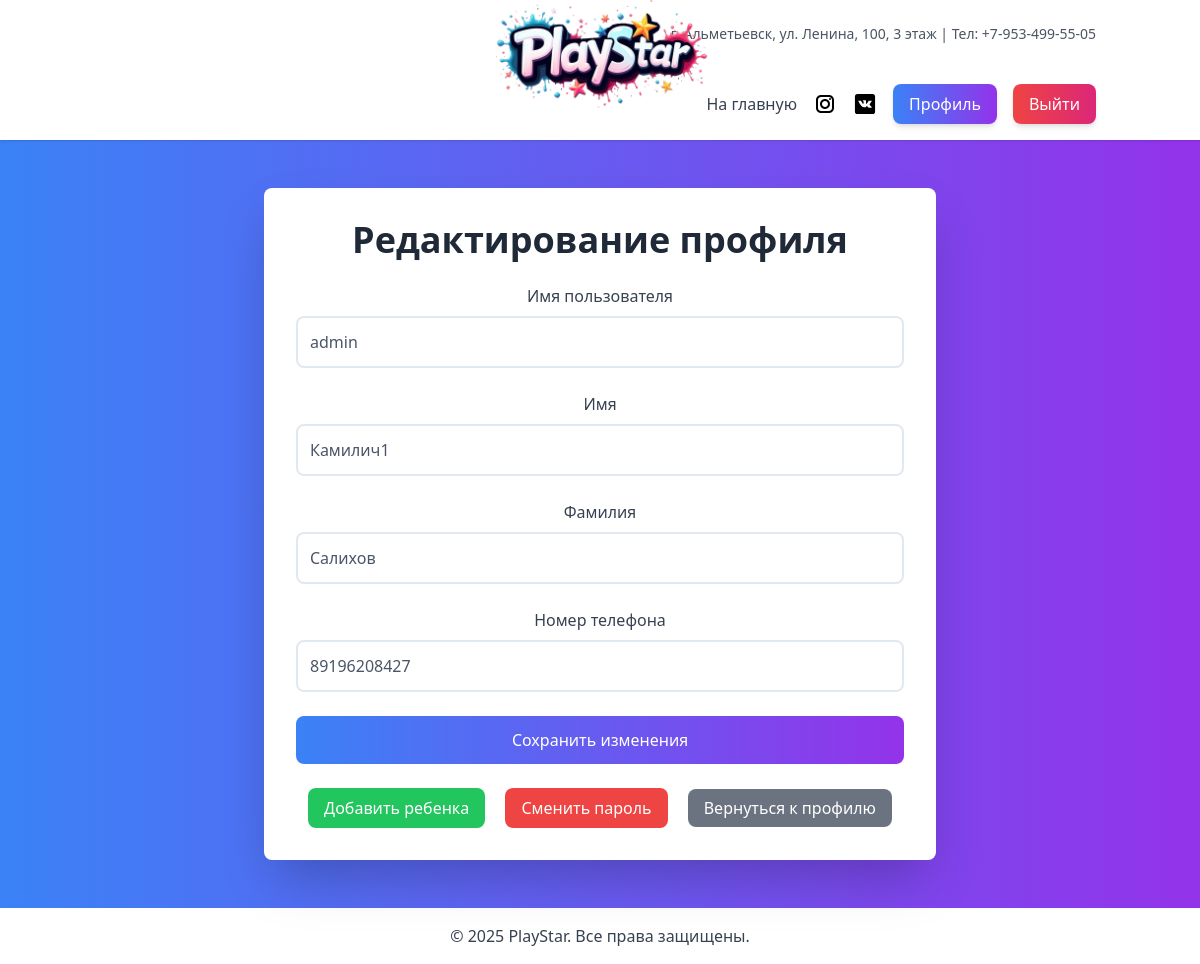
The page /accounts/profile/edit/ (signed in) on the database as committed earlier.
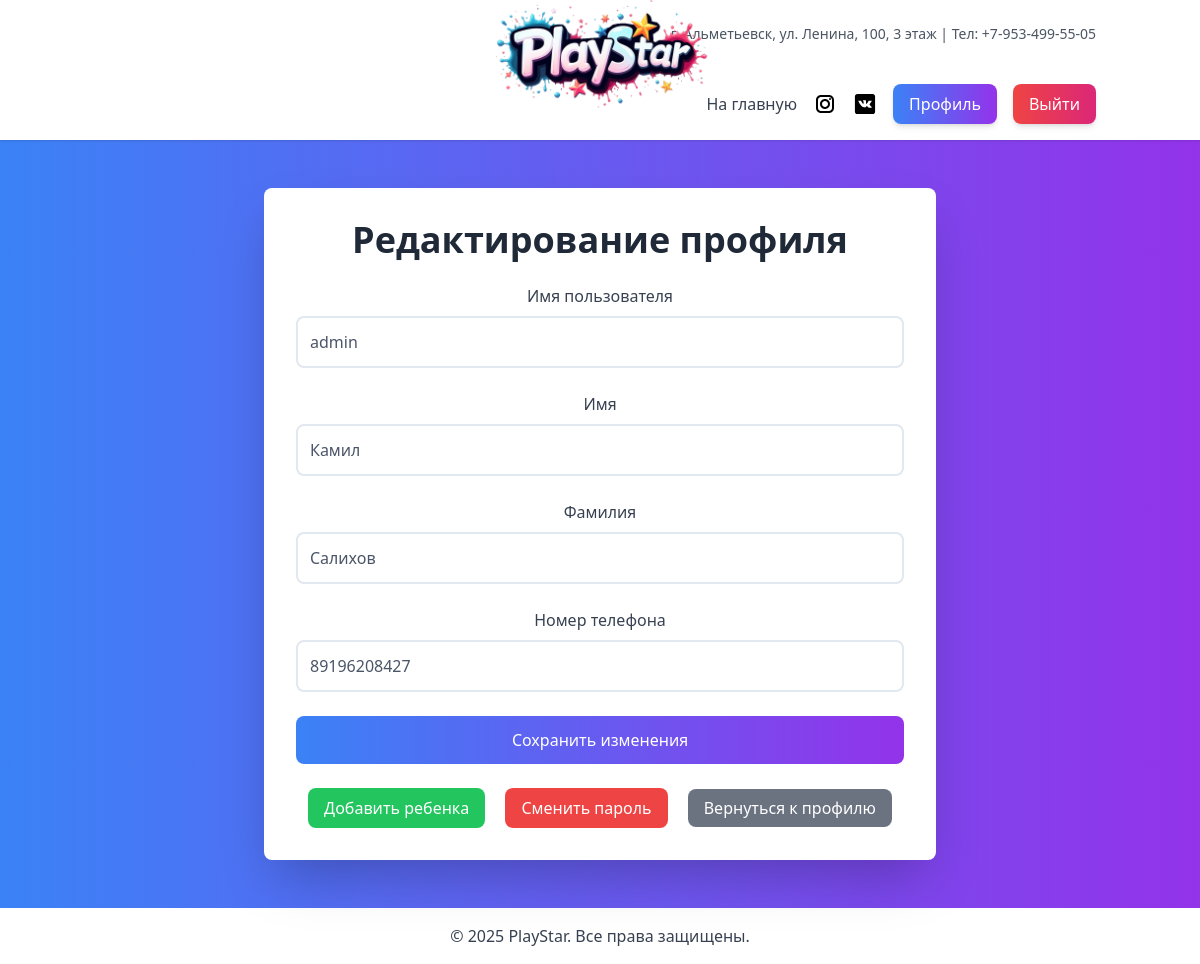
The same page on the database as committed later.
### main/models.py (models this page shows, shortened)
class CustomUser(AbstractUser):
    ROLE_CHOICES = [
        ('CLIENT', 'Клиент'),
        ('STAFF', 'Сотрудник'),
        ('MANAGER', 'Менеджер'),
        ('ADMIN', 'Администратор'),
    ]
    phone_number = models.CharField(max_length=15, unique=True, verbose_name="Номер телефона")
    role = models.CharField(
        max_length=10,
        choices=ROLE_CHOICES,
        default='CLIENT',  # По умолчанию роль "Клиент"
        verbose_name='Роль'
    )

### accounts/views.py (the view)
# urls.py: path('profile/edit/', profile_edit, name='profile_edit'),
@login_required
def profile_edit(request):
    user = request.user
    if not hasattr(user, 'profile'):
        Profile.objects.create(user=user)
    if request.method == 'POST':
        user_form = UserUpdateForm(request.POST, instance=user)
        profile_form = ProfileUpdateForm(request.POST, instance=user.profile)
        child_form = ChildForm(request.POST)
        if user_form.is_valid() and profile_form.is_valid():
            user_form.save()
            profile_form.save()
            messages.success(request, 'Ваш профиль успешно обновлен!')
            return redirect('profile')
        if child_form.is_valid():
            child = child_form.save(commit=False)
            child.profile = user.profile
            child.save()
            messages.success(request, 'Ребенок успешно добавлен!')
            return redirect('profile_edit')
    else:
        user_form = UserUpdateForm(instance=user)
        profile_form = ProfileUpdateForm(instance=user.profile)
        child_form = ChildForm()
    password_form = PasswordChangeForm(user=request.user)
    context = {
        'user_form': user_form,
        'profile_form': profile_form,
        'child_form': child_form,
        'password_form': password_form,  # Добавлено
    }
    return render(request, 'accounts/profile_edit.html', context)

### accounts/forms.py
class UserUpdateForm(forms.ModelForm):
    first_name = forms.CharField(
        label='Имя',
        validators=[name_validator],
        required=True,
        widget=forms.TextInput(attrs={
            'pattern': '[A-Za-zА-Яа-яЁё]+',
            'title': 'Поле может содержать только буквы.'
        })
    )
    last_name = forms.CharField(
        label='Фамилия',
        validators=[name_validator],
        required=True,
        widget=forms.TextInput(attrs={
            'pattern': '[A-Za-zА-Яа-яЁё]+',
            'title': 'Поле может содержать только буквы.'
        })
    )
    phone_number = forms.CharField(
        label='Номер телефона',
        validators=[phone_validator],
        required=True,
        widget=forms.TextInput(attrs={
            'pattern': r'^\+?\d+$',
            'title': 'Номер телефона может содержать только цифры и символ "+" в начале.'
        })
    )
    class Meta:
        model = User
        fields = ['username', 'first_name', 'last_name', 'phone_number']
        labels = {
            'username': 'Имя пользователя',
            'first_name': 'Имя',
            'last_name': 'Фамилия',
            'phone_number': 'Номер телефона',
        }

### accounts/templates/accounts/profile_edit.html (shortened to what this page needs)
{% extends 'base.html' %}
{% load static %}
{% block content %}
<div class="bg-white p-8 rounded-lg shadow-2xl text-center transform transition-all hover:scale-105 max-w-2xl mx-auto">
    <h2 class="text-4xl font-bold text-gray-800 mb-6">Редактирование профиля</h2>
    <form method="post" class="space-y-6">
        <div class="space-y-6">
            {% for field in user_form %}
                <div class="flex flex-col space-y-2">
                    <label for="{{ field.id_for_label }}" class="text-gray-700 font-medium">
                        {{ field.label }}
                    </label>
                    {{ field }}
                </div>
            {% endfor %}
        </div>
        <button type="submit" class="w-full bg-gradient-to-r from-blue-500 to-purple-600 text-white py-3 px-6 rounded-lg hover:from-blue-600 hover:to-purple-700 transition duration-300">
            Сохранить изменения
        </button>
    </form>
    <div class="mt-6 space-x-4">
        <button onclick="openModal('addChildModal')" class="bg-green-500 text-white py-2 px-4 rounded-lg hover:bg-green-600 transition duration-300">
            Добавить ребенка
        </button>
        <button onclick="openModal('changePasswordModal')" class="bg-red-500 text-white py-2 px-4 rounded-lg hover:bg-red-600 transition duration-300">
            Сменить пароль
        </button>
        <a href="{% url 'profile' %}" class="bg-gray-500 text-white py-2 px-4 rounded-lg hover:bg-gray-600 transition duration-300">
            Вернуться к профилю
        </a>
    </div>
</div>
{% endblock %}

Rows that differ between the two databases and show on the page:
changed CustomUser "admin": first_name "Камилич1" → "Камил"
